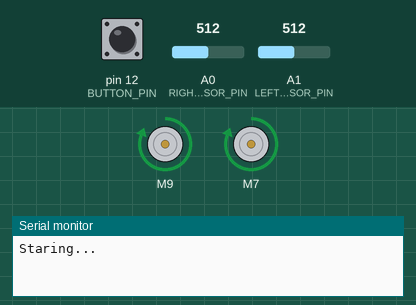
The sketch below on a simulated Arduino Uno, built with avr-gcc and run on an emulated ATmega328P. Shown: 2 × DC motor (green arrow = forward, orange = backward, longer = faster), the last lines printed to the serial monitor. The inputs (shaded band) are chosen by the test bench; at power-on: pin 12 (BUTTON_PIN) HIGH, A0 (RIGHT_SENSOR_PIN) = 512, A1 (LEFT_SENSOR_PIN) = 512.

Above: at 1.2 s.
1.3 s: pin 12 (BUTTON_PIN) pulled LOW for 0.15 s
At 2.6 s:
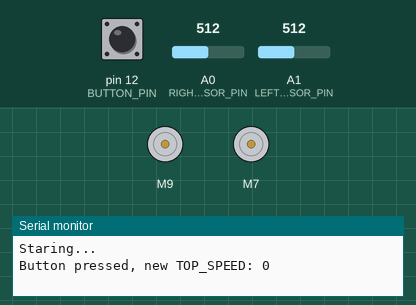
2.9 s: pin 12 (BUTTON_PIN) pulled LOW for 1 s
At 4.0 s:
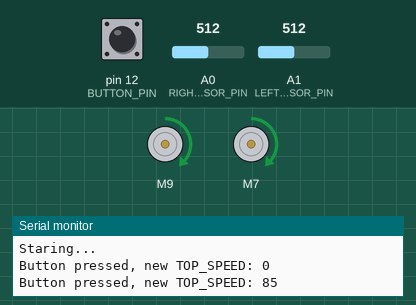
5.4 s: A0 (RIGHT_SENSOR_PIN) set to 716
At 5.8 s:
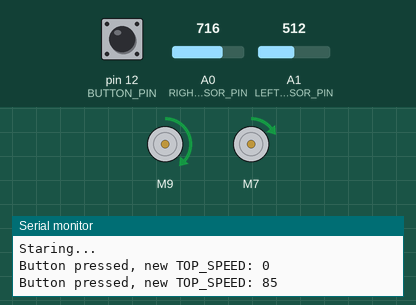
6.9 s: A1 (LEFT_SENSOR_PIN) set to 716
At 8.1 s:
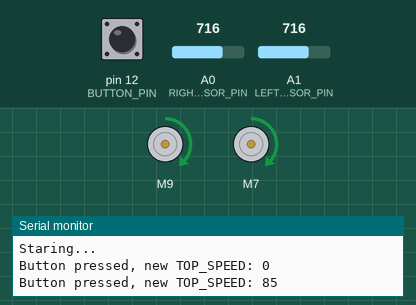
8.4 s: pin 12 (BUTTON_PIN) pulled LOW for 0.15 s
At 9.4 s:
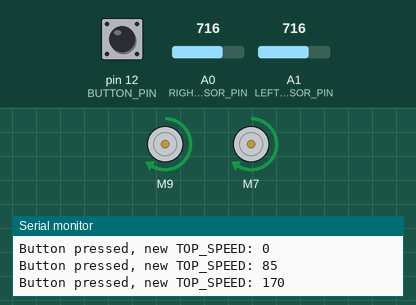
10.0 s: A0 (RIGHT_SENSOR_PIN) set to 900
At 10.5 s:
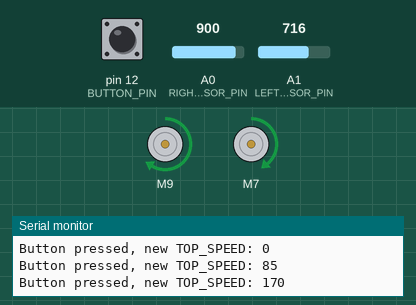
Timing chart, 0 to 12.5 s (numbered marks = the images above; inputs shaded):
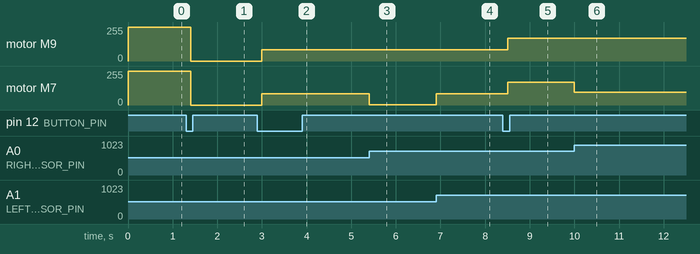

The sketch:

CrunchLabsSketch-lineracer-level3.ino
```cpp
#include <SparkFun_TB6612.h>                                //motor driver library
#include <Servo.h>                                          //servo controller library
#include <OneButton.h>                                      //button handling library

#define KP                0.4                               //P term for PID controller
#define KD                0.8                               //D term for PID controller
#define AIN1              9                                 //motor driver
#define BIN1              7                                 //motor driver
#define AIN2              10                                //motor driver
#define BIN2              6                                 //motor driver
#define PWMA              11                                //motor driver
#define PWMB              5                                 //motor driver
#define STBY              8                                 //motor driver
#define OFFSET_A          1                                 //Switch to -1 if the motor is running backwards
#define OFFSET_B          1                                 //Switch to -1 if the motor is running backwards
#define LEFT_SENSOR_PIN   A1                                //Left line sensor pin
#define RIGHT_SENSOR_PIN  A0                                //Right sensor pin
#define BUTTON_PIN        12                                //The pin the switch for detecting domino outage is connected to.

Motor motor1 = Motor(AIN1, AIN2, PWMA, OFFSET_A, STBY);
Motor motor2 = Motor(BIN1, BIN2, PWMB, OFFSET_B, STBY);
int combinedmotorspeed, leftMotorSpeed, rightMotorSpeed;    //creating variables like this initializes all their values to 0.

// Define variables for PID control
float lastError, derivative, controlSignal;                 //these initialize to 0/
int error;
int TOP_SPEED = 0;

//Line sensor variables
int leftSensorValue, rightSensorValue;                      //variables for storing the value of the line sensors

OneButton stopButton = OneButton(BUTTON_PIN, true, false);  //Active low, internal pullup resistor
bool stopButtonPressed = false;                             //Boolean for tracking the state of the button

void setup()
{
  Serial.begin(9600);                          // Start the serial communication for debugging
  digitalWrite(STBY, HIGH);                    // Enable the motor driver

  //Set up the button handler to detect long press of limit switch.
  //Have to use longPress because switch is pressed and held, not pressed and release as a single click.
  stopButton.setDebounceMs(50);
  stopButton.setPressMs(50);                  // Sets up the button handler to wait for 200ms before reporting the limit switch is pressed.
  stopButton.attachLongPressStart([]() {       // Lambda function that sets stopButtonPressed flag to true when the switch is pressed.
    stopButtonPressed = true;
  });
  stopButtonPressed = false;
  TOP_SPEED = 255;
  Serial.println("Staring...");
}

void loop() {
  stopButton.tick();                           // Update the button state

  // If the button is pressed, adjust the top speed
  if (stopButtonPressed) {
    stopButtonPressed = false;                 // Reset the button pressed flag
    TOP_SPEED += 85;                           // Increase the top speed by 85
    if (TOP_SPEED > 255) {                     // Wrap around to 0 if it exceeds 255
      TOP_SPEED = 0;
    }
    Serial.print("Button pressed, new TOP_SPEED: ");
    Serial.println(TOP_SPEED);
  }

  //Read the line sensors and calculate control signal.
  leftSensorValue = analogRead(LEFT_SENSOR_PIN);                //Read line sensor values
  rightSensorValue = analogRead(RIGHT_SENSOR_PIN);
  error = leftSensorValue - rightSensorValue;                   //Calculate the error (difference between the two sensor values)
  derivative = error - lastError;                               //Calculate the derivative term, which is how fast the error is changing
  controlSignal = (KP * error) + (KD * derivative);             //Calculate the control signal
  lastError = error;                                            //Store the current error for the next iteration

  // Calculate motor speeds based on the control signal
  leftMotorSpeed = TOP_SPEED - controlSignal;                   //If the error is positive, this slows down the motor on the left
  rightMotorSpeed = TOP_SPEED + controlSignal;                  //and speeds up the motor on the right. Vice versa if the error is negative.

  // Ensure motor speeds are within the valid range
  leftMotorSpeed = constrain(leftMotorSpeed, 0, TOP_SPEED);     //This makes the speed be somewhere between 0 and TOP_SPEED
  rightMotorSpeed = constrain(rightMotorSpeed, 0, TOP_SPEED);

  // Apply motor speeds
  motor1.drive(leftMotorSpeed);
  motor2.drive(rightMotorSpeed);
}
```

Measured:
- after the input at 1.3 s, motor M9, motor M7: forward 255/255 → stopped after 0.10 s
- after the input at 2.9 s, motor M9, motor M7: stopped → forward 85/255 after 0.10 s
- after the input at 5.4 s, motor M7: forward 85/255 → forward 3/255 at once
- after the input at 6.9 s, motor M7: forward 3/255 → forward 85/255 at once
- after the input at 8.4 s, motor M9, motor M7: forward 85/255 → forward 170/255 after 0.10 s
- after the input at 10.0 s, motor M7: forward 170/255 → forward 96/255 at once
